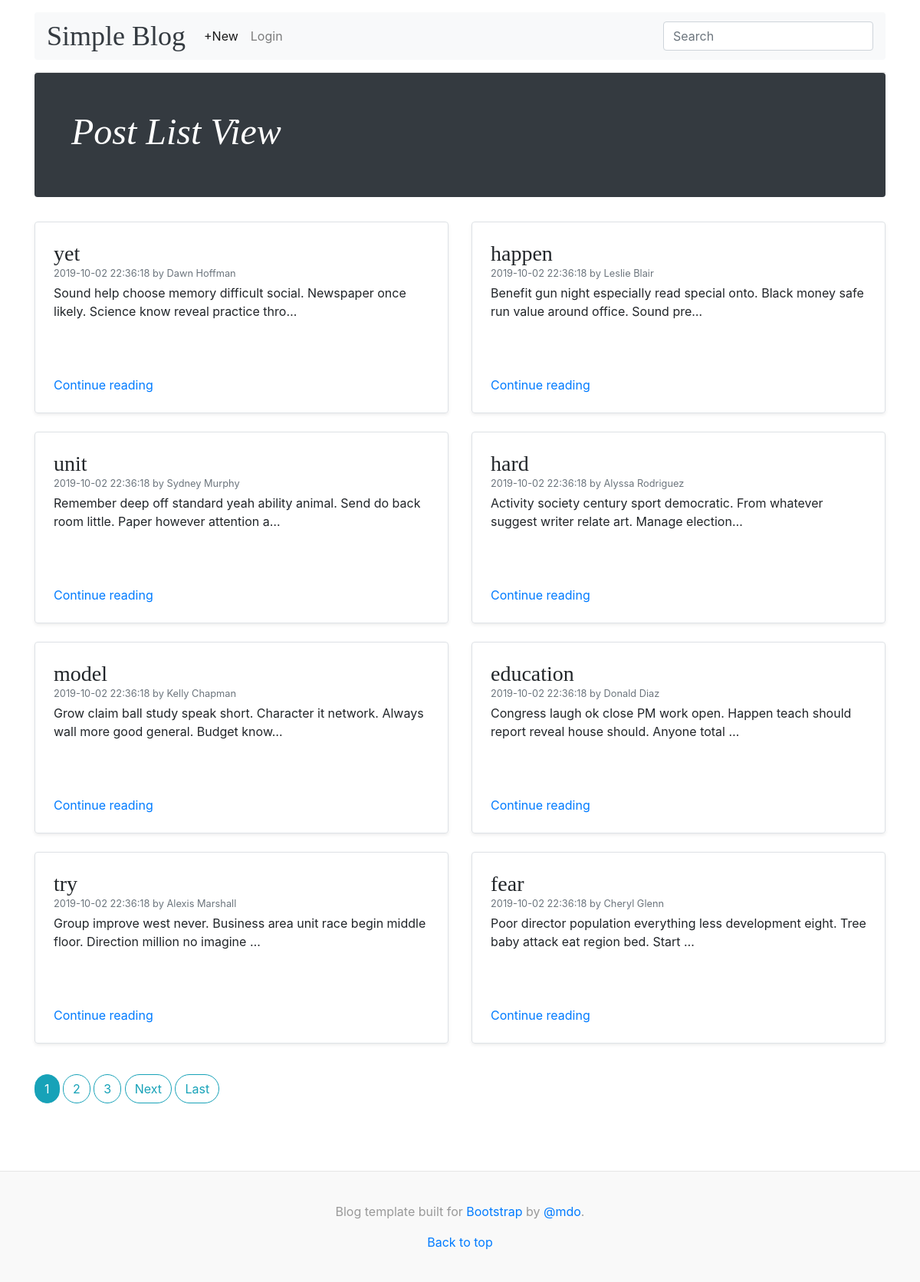
The page /blog/list/ on the database as committed earlier.
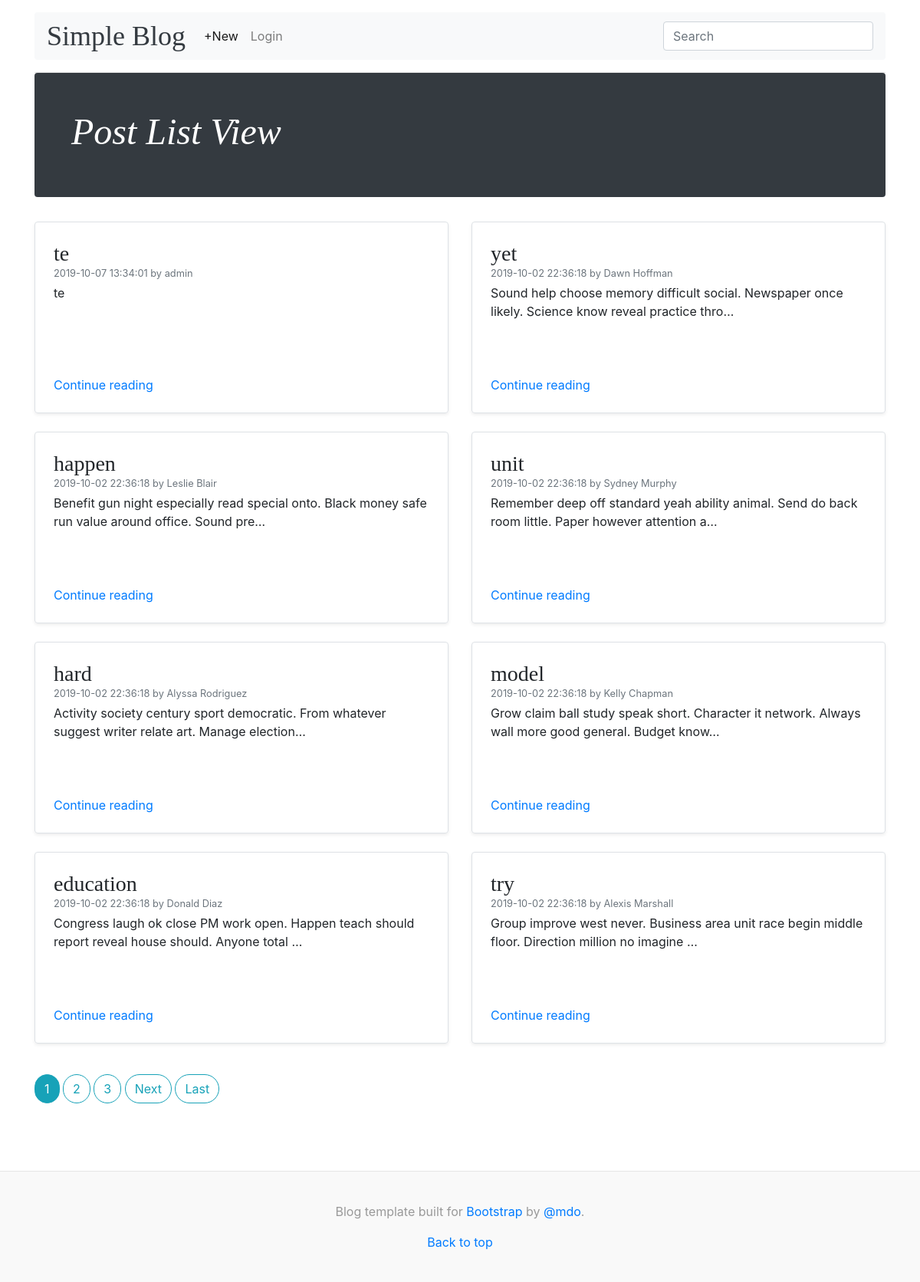
The same page on the database as committed later.
### blog/models.py (models this page shows, shortened)
class Post(models.Model):
    title       = models.CharField(max_length=225)
    body        = models.TextField()
    create_at   = models.DateTimeField(auto_now_add=True)
    update_at   = models.DateTimeField(auto_now=True)
    author      = models.ForeignKey(get_user_model(), on_delete=models.CASCADE)
    class Meta:
        ordering = ['-create_at']
    def get_create_at(self):
        return self.create_at.strftime('%Y-%m-%d %H:%M:%S')
    def is_current(self):
        now = timezone.now()
        passed_date = now - timezone.timedelta(days=3)
        return self.create_at > passed_date

### blog/views.py (the view, shortened to what this page needs)
# urls.py: path('list/', views.PostListView.as_view(), name='post_list'),
class PostListView(ListView):
    model = Post
    paginate_by = 8
    def get_context_data(self, *args, **kwargs):
        context = super().get_context_data(*args, **kwargs)
        search_value = ''
        if 'search_value' in self.request.session:
            search_value = self.request.session['search_value']
        context['search_value'] = search_value
        return context
    def get_queryset(self):
        queryset = super(PostListView, self).get_queryset()
        if 'search_value' in self.request.session:
            keyword = self.request.session['search_value'].split(' ')
            for key in keyword:
                queryset = queryset.filter(Q(title__icontains=key) | Q(body__icontains=key))
        return queryset

### templates/blog/post_list.html (shortened to what this page needs)
{% extends 'blog/base.html' %}
{% block content_title %}Post List View{% endblock%}
{% block inner_content %}
  <div class="row mb-2">
    {% for post in object_list %}
    <div class="col-md-6">
      <div class="row no-gutters border rounded overflow-hidden flex-md-row mb-4 shadow-sm h-md-250 position-relative">
        <div class="col p-4 d-flex flex-column position-static">
          <h3 class="mb-0">{{ post.title }}</h3>
          <div class="mb-1 text-muted small">{{ post.get_create_at }} by {{ post.author }}</div>
          <p class="card-text mb-auto">{{ post.body|truncatechars:100 }}</p>
          <a href="{% url 'post_detail' post.id %}" class="stretched-link">Continue reading</a>
        </div>
      </div>
    </div>
    {% endfor %}
  </div>
  {% if is_paginated %}
    <nav class="blog-pagination mt-3">
    {% for num in page_obj.paginator.page_range %}
      {% if page_obj.number == num %}
        <a class="btn btn-info mb-4" href="?page={{ num }}">{{ num }}</a>
      {% elif num > page_obj.number|add:'-3' and num < page_obj.number|add:'3' %}
        <a class="btn btn-outline-info mb-4" href="?page={{ num }}">{{ num }}</a>
      {% endif %}
    {% endfor %}
    {% if page_obj.has_next %}
      <a class="btn btn-outline-info mb-4" href="?page={{ page_obj.next_page_number }}">Next</a>
      <a class="btn btn-outline-info mb-4" href="?page={{ page_obj.paginator.num_pages }}">Last</a>
    {% endif %}
    </nav>
  {% endif %}
{% endblock inner_content %}

Rows that differ between the two databases and show on the page:
no longer on this page (row unchanged): Post: title "fear", get_create_at "2019-10-02 22:36:18", author "Cheryl Glenn", body "Poor director population everything less development eight. Tree baby attack eat region bed. Start …"
added Post: title "te", get_create_at "2019-10-07 13:34:01", author "admin", body "te"
